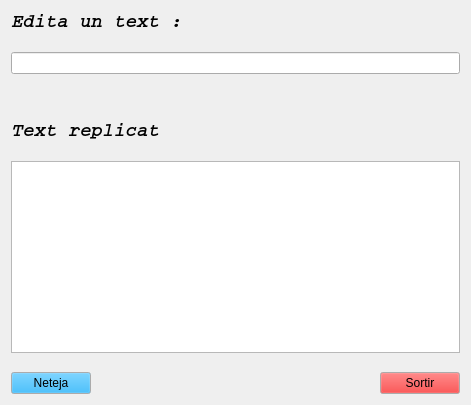
<?xml version="1.0" encoding="UTF-8"?>
<ui version="4.0">
 <class>Form</class>
 <widget class="QWidget" name="Form">
  <property name="geometry">
   <rect>
    <x>0</x>
    <y>0</y>
    <width>471</width>
    <height>405</height>
   </rect>
  </property>
  <property name="sizePolicy">
   <sizepolicy hsizetype="Expanding" vsizetype="Preferred">
    <horstretch>0</horstretch>
    <verstretch>0</verstretch>
   </sizepolicy>
  </property>
  <property name="windowTitle">
   <string>Form</string>
  </property>
  <layout class="QVBoxLayout" name="verticalLayout_2">
   <item>
    <layout class="QVBoxLayout" name="verticalLayout">
     <item>
      <widget class="QLabel" name="label">
       <property name="font">
        <font>
         <family>Courier</family>
         <pointsize>14</pointsize>
         <weight>75</weight>
         <italic>true</italic>
         <bold>true</bold>
        </font>
       </property>
       <property name="text">
        <string>Edita un text :</string>
       </property>
      </widget>
     </item>
     <item>
      <spacer name="verticalSpacer">
       <property name="orientation">
        <enum>Qt::Vertical</enum>
       </property>
       <property name="sizeHint" stdset="0">
        <size>
         <width>20</width>
         <height>13</height>
        </size>
       </property>
      </spacer>
     </item>
     <item>
      <widget class="QLineEdit" name="lineEdit"/>
     </item>
     <item>
      <spacer name="verticalSpacer_2">
       <property name="orientation">
        <enum>Qt::Vertical</enum>
       </property>
       <property name="sizeHint" stdset="0">
        <size>
         <width>20</width>
         <height>40</height>
        </size>
       </property>
      </spacer>
     </item>
     <item>
      <widget class="QLabel" name="label_2">
       <property name="font">
        <font>
         <family>Courier</family>
         <pointsize>14</pointsize>
         <weight>75</weight>
         <italic>true</italic>
         <bold>true</bold>
        </font>
       </property>
       <property name="text">
        <string>Text replicat</string>
       </property>
      </widget>
     </item>
     <item>
      <spacer name="verticalSpacer_3">
       <property name="orientation">
        <enum>Qt::Vertical</enum>
       </property>
       <property name="sizeHint" stdset="0">
        <size>
         <width>20</width>
         <height>13</height>
        </size>
       </property>
      </spacer>
     </item>
     <item>
      <widget class="QTextEdit" name="textEdit_2">
       <property name="textInteractionFlags">
        <set>Qt::NoTextInteraction</set>
       </property>
      </widget>
     </item>
    </layout>
   </item>
   <item>
    <spacer name="verticalSpacer_4">
     <property name="orientation">
      <enum>Qt::Vertical</enum>
     </property>
     <property name="sizeHint" stdset="0">
      <size>
       <width>20</width>
       <height>7</height>
      </size>
     </property>
    </spacer>
   </item>
   <item>
    <layout class="QHBoxLayout" name="horizontalLayout">
     <item>
      <widget class="KPushButton" name="kpushbutton">
       <property name="palette">
        <palette>
         <active>
          <colorrole role="Button">
           <brush brushstyle="SolidPattern">
            <color alpha="255">
             <red>0</red>
             <green>170</green>
             <blue>255</blue>
            </color>
           </brush>
          </colorrole>
         </active>
         <inactive>
          <colorrole role="Button">
           <brush brushstyle="SolidPattern">
            <color alpha="255">
             <red>0</red>
             <green>170</green>
             <blue>255</blue>
            </color>
           </brush>
          </colorrole>
         </inactive>
         <disabled>
          <colorrole role="Button">
           <brush brushstyle="SolidPattern">
            <color alpha="255">
             <red>0</red>
             <green>170</green>
             <blue>255</blue>
            </color>
           </brush>
          </colorrole>
         </disabled>
        </palette>
       </property>
       <property name="text">
        <string>Neteja</string>
       </property>
      </widget>
     </item>
     <item>
      <spacer name="horizontalSpacer">
       <property name="orientation">
        <enum>Qt::Horizontal</enum>
       </property>
       <property name="sizeHint" stdset="0">
        <size>
         <width>218</width>
         <height>20</height>
        </size>
       </property>
      </spacer>
     </item>
     <item>
      <widget class="KPushButton" name="kpushbutton_2">
       <property name="palette">
        <palette>
         <active>
          <colorrole role="WindowText">
           <brush brushstyle="SolidPattern">
            <color alpha="255">
             <red>0</red>
             <green>0</green>
             <blue>0</blue>
            </color>
           </brush>
          </colorrole>
          <colorrole role="Button">
           <brush brushstyle="SolidPattern">
            <color alpha="255">
             <red>255</red>
             <green>0</green>
             <blue>0</blue>
            </color>
           </brush>
          </colorrole>
          <colorrole role="Highlight">
           <brush brushstyle="SolidPattern">
            <color alpha="255">
             <red>170</red>
             <green>0</green>
             <blue>0</blue>
            </color>
           </brush>
          </colorrole>
         </active>
         <inactive>
          <colorrole role="WindowText">
           <brush brushstyle="SolidPattern">
            <color alpha="255">
             <red>0</red>
             <green>0</green>
             <blue>0</blue>
            </color>
           </brush>
          </colorrole>
          <colorrole role="Button">
           <brush brushstyle="SolidPattern">
            <color alpha="255">
             <red>255</red>
             <green>0</green>
             <blue>0</blue>
            </color>
           </brush>
          </colorrole>
          <colorrole role="Highlight">
           <brush brushstyle="SolidPattern">
            <color alpha="255">
             <red>170</red>
             <green>0</green>
             <blue>0</blue>
            </color>
           </brush>
          </colorrole>
         </inactive>
         <disabled>
          <colorrole role="WindowText">
           <brush brushstyle="SolidPattern">
            <color alpha="255">
             <red>165</red>
             <green>167</green>
             <blue>169</blue>
            </color>
           </brush>
          </colorrole>
          <colorrole role="Button">
           <brush brushstyle="SolidPattern">
            <color alpha="255">
             <red>255</red>
             <green>0</green>
             <blue>0</blue>
            </color>
           </brush>
          </colorrole>
          <colorrole role="Highlight">
           <brush brushstyle="SolidPattern">
            <color alpha="255">
             <red>227</red>
             <green>229</green>
             <blue>231</blue>
            </color>
           </brush>
          </colorrole>
         </disabled>
        </palette>
       </property>
       <property name="text">
        <string>Sortir</string>
       </property>
      </widget>
     </item>
    </layout>
   </item>
  </layout>
  <zorder>label</zorder>
  <zorder>label_2</zorder>
  <zorder>verticalSpacer</zorder>
  <zorder>verticalSpacer_2</zorder>
  <zorder>verticalSpacer_3</zorder>
  <zorder>lineEdit</zorder>
  <zorder>kpushbutton</zorder>
  <zorder>kpushbutton_2</zorder>
  <zorder>horizontalSpacer</zorder>
  <zorder>verticalSpacer_4</zorder>
 </widget>
 <customwidgets>
  <customwidget>
   <class>KPushButton</class>
   <extends>QPushButton</extends>
   <header>kpushbutton.h</header>
  </customwidget>
 </customwidgets>
 <resources/>
 <connections>
  <connection>
   <sender>lineEdit</sender>
   <signal>textChanged(QString)</signal>
   <receiver>textEdit_2</receiver>
   <slot>setPlainText(QString)</slot>
   <hints>
    <hint type="sourcelabel">
     <x>296</x>
     <y>89</y>
    </hint>
    <hint type="destinationlabel">
     <x>316</x>
     <y>241</y>
    </hint>
   </hints>
  </connection>
  <connection>
   <sender>kpushbutton_2</sender>
   <signal>clicked()</signal>
   <receiver>Form</receiver>
   <slot>close()</slot>
   <hints>
    <hint type="sourcelabel">
     <x>464</x>
     <y>470</y>
    </hint>
    <hint type="destinationlabel">
     <x>388</x>
     <y>486</y>
    </hint>
   </hints>
  </connection>
  <connection>
   <sender>kpushbutton</sender>
   <signal>clicked()</signal>
   <receiver>lineEdit</receiver>
   <slot>clear()</slot>
   <hints>
    <hint type="sourcelabel">
     <x>97</x>
     <y>468</y>
    </hint>
    <hint type="destinationlabel">
     <x>113</x>
     <y>98</y>
    </hint>
   </hints>
  </connection>
 </connections>
</ui>
